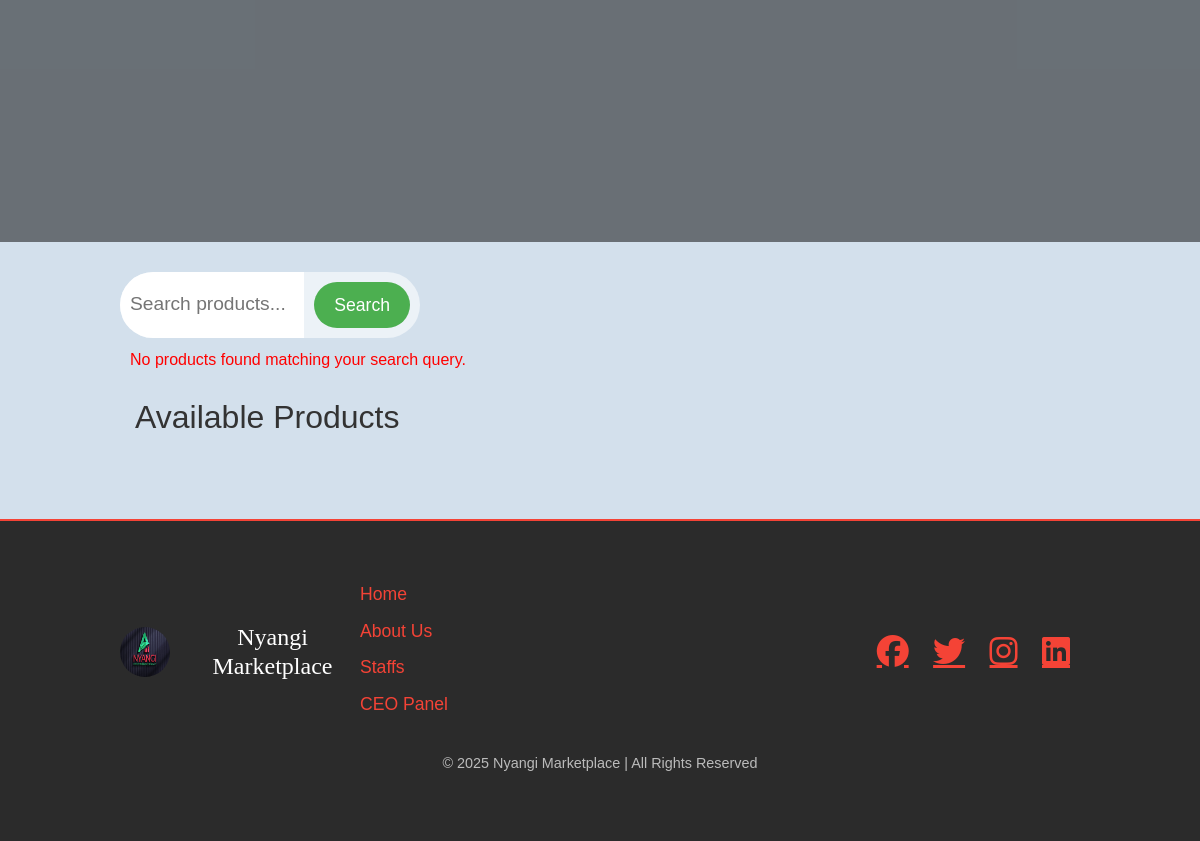
/ (lower part), run on an earlier commit of the app's database.
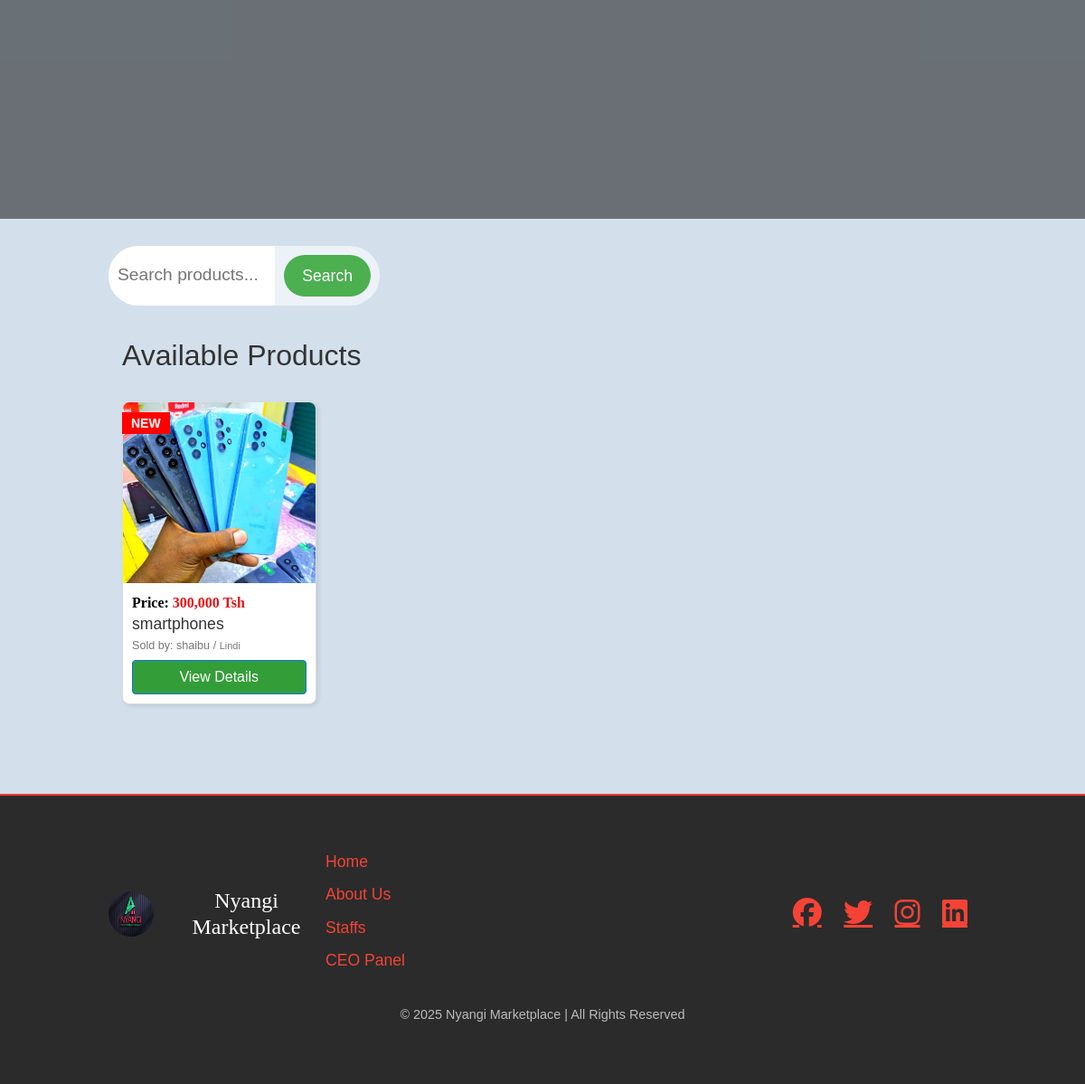
And on a later commit of the database.
### myapp/models.py (models this page shows, shortened)
class Product(models.Model):
    name = models.CharField(max_length=255)
    description = models.TextField()
    price = models.IntegerField()
    category = models.ForeignKey('Category', on_delete=models.CASCADE)
    image = models.ImageField(upload_to='products/')
    image1 = models.ImageField(upload_to='products/', null=True, blank=True, default="")  # NEW IMAGE
    image2 = models.ImageField(upload_to='products/', null=True, blank=True, default="")
    image3 = models.ImageField(upload_to='products/', null=True, blank=True, default="")
    image4 = models.ImageField(upload_to='products/', null=True, blank=True, default="")
    seller = models.ForeignKey('Seller', on_delete=models.CASCADE)
    location = models.CharField(max_length=50, choices=TANZANIA_REGIONS, default='Dar es Salaam')  # Default region
    condition = models.CharField(max_length=100, default="New", blank=True)
    dimensions = models.CharField(max_length=100, default="", blank=True)
    weight = models.CharField(max_length=50, default="", blank=True)
    material = models.CharField(max_length=100, default="", blank=True)
    color = models.CharField(max_length=50, default="", blank=True)
    warranty = models.CharField(max_length=50, default="No Warranty", blank=True)
    model = models.CharField(max_length=100, default="", blank=True)
    release_year = models.IntegerField(default="", blank=True, null=True)
    generation = models.CharField(max_length=50, default="", blank=True)
    brand = models.CharField(max_length=100, default="", blank=True)
    origin_country = models.CharField(max_length=100, default="", blank=True)
    created_at = models.DateTimeField(default=timezone.now, blank=True)
    power_consumption = models.CharField(max_length=50, default="", blank=True)
    battery_life = models.CharField(max_length=50, default="", blank=True)
    charging_time = models.CharField(max_length=50, default="", blank=True)
    connectivity = models.CharField(max_length=100, default="", blank=True)
    processor = models.CharField(max_length=100, default="", blank=True)
    storage_capacity = models.CharField(max_length=100, default="", blank=True)
    screen_size = models.CharField(max_length=50, default="", blank=True)
    resolution = models.CharField(max_length=100, default="", blank=True)
    weight_capacity = models.CharField(max_length=50, default="", blank=True)
    assembly_required = models.BooleanField(default="", blank=True, null=True)
    style = models.CharField(max_length=100, default="", blank=True)
    water_resistant = models.BooleanField(default="", blank=True, null=True)
    upholstery_material = models.CharField(max_length=100, default="", blank=True)
    size = models.CharField(max_length=50, default="", blank=True)
    gender = models.CharField(max_length=50, default="", blank=True)
    fabric_type = models.CharField(max_length=100, default="", blank=True)
    washing_instructions = models.TextField(default="", blank=True)
    shoe_type = models.CharField(max_length=100, default="", blank=True)
    closure_type = models.CharField(max_length=100, default="", blank=True)
    fuel_type = models.CharField(max_length=50, default="", blank=True)
    transmission = models.CharField(max_length=50, default="", blank=True)
    mileage = models.CharField(max_length=50, default="", blank=True)
    engine_capacity = models.CharField(max_length=50, default="", blank=True)
    top_speed = models.CharField(max_length=50, default="", blank=True)
    number_of_seats = models.IntegerField(default="", blank=True, null=True)
    expiration_date = models.DateField(null=True, blank=True)
    ingredients = models.TextField(default="", blank=True)
    calories = models.CharField(max_length=50, default="", blank=True)
    dietary_info = models.CharField(max_length=100, default="", blank=True)
    package_size = models.CharField(max_length=100, default="", blank=True)
    author = models.CharField(max_length=100, default="", blank=True)
    publisher = models.CharField(max_length=100, default="", blank=True)
    edition = models.CharField(max_length=50, default="", blank=True)
    pages = models.IntegerField(default="", blank=True, null=True)
    language = models.CharField(max_length=50, default="", blank=True)
    paper_type = models.CharField(max_length=100, default="", blank=True)
    recommended_age = models.CharField(max_length=50, default="", blank=True)
    number_of_pieces = models.IntegerField(default="", blank=True, null=True)
    safety_certifications = models.CharField(max_length=100, default="", blank=True)
    battery_required = models.BooleanField(default="", blank=True, null=True)
    interactive_features = models.CharField(max_length=100, default="", blank=True)
    skin_type = models.CharField(max_length=100, default="", blank=True)
    scent = models.CharField(max_length=100, default="", blank=True)
    application_method = models.CharField(max_length=100, default="", blank=True)
    volume = models.CharField(max_length=50, default="", blank=True)
    sport_type = models.CharField(max_length=100, default="", blank=True)
    weather_resistant = models.BooleanField(default="", blank=True, null=True)
    material_durability = models.CharField(max_length=100, default="", blank=True)
    gemstone = models.CharField(max_length=100, default="", blank=True)
    metal_type = models.CharField(max_length=100, default="", blank=True)
    weight = models.CharField(max_length=50, default="", blank=True)
    certification = models.CharField(max_length=100, default="", blank=True)

class Seller(models.Model):
    user = models.OneToOneField(User, on_delete=models.CASCADE)
    shop_name = models.CharField(max_length=255)
    product_types = models.TextField(help_text="List of product categories sold, separated by commas")
    phone = models.CharField(max_length=15, default="N/A")  # NEW FIELD with default

### myapp/views.py (the view)
# urls.py: path('', home, name='home'),
def home(request):
    products = Product.objects.all().order_by('-created_at')
    recent_products = list(products[:4])  # Get the latest four products
    categories = Category.objects.all()
    query = request.GET.get('query', '')
    if query:
        products = products.filter(name__icontains=query)
    message = "No products found matching your search query." if not products else ""
    cart_item_count = 0
    if request.user.is_authenticated:
        cart_item_count = Cart.objects.filter(user=request.user).count()
    return render(request, 'myapp/home.html', {
        'products': products,
        'recent_products': recent_products,
        'query': query,
        'message': message,
        'categories': categories,
        'cart_item_count': cart_item_count
    })

### myapp/context_processors.py (called while the page is built)
def cart_item_count(request):
    if request.user.is_authenticated:
        return {'cart_item_count': Cart.objects.filter(user=request.user).count()}
    return {'cart_item_count': 0}

### myapp/templates/myapp/home.html (shortened to what this page needs)
{% extends 'myapp/base.html' %}
{% load static %}
{% load humanize %}
{% block video %}
<div class="cover">
    <video autoplay muted loop id="background-video">
        <source src="{% static 'images/vid1.mp4' %}" type="video/mp4">
    </video>
    <div class="cover-overlay"></div>
</div>
{% endblock %}
{% block content %}
<link rel="stylesheet" href="{% static 'css/home.css' %}">
<div class="container">
    <h2>Available Products</h2>
    <div class="row">
        {% for product in products %}
        <div class="col-lg-3 col-md-4 col-sm-6 col-6 mb-4">
            {% if product in recent_products %}
            <span class="badge new-badge">New</span>
            {% endif %}
            <div class="card product-card position-relative">
                <div class="image-container">
                    <img src="{{ product.image.url }}" class="card-img-top product-image" alt="{{ product.name }}">
                </div>
                <div class="card-body">
                    <p class="price"><strong style="color: black;">Price:</strong> {{ product.price|intcomma }} Tsh</p>
                    <h5 class="card-title">{{ product.name }}</h5>
                    <p class="seller"><small>Sold by: {{ product.seller.shop_name }} / <small>{{ product.location }}</small></small></p>
                    <a href="{% url 'product_detail' product.id %}" class="btn btn-primary view-details">View Details</a>
                </div>
            </div>
        </div>
        {% endfor %}
    </div>
</div>
{% endblock %}

What changed in the data, as far as the page shows it:
added Product: shows "NEW", image (picture), price "300,000", name "smartphones", seller.shop_name "shaibu", location "Lindi"
Also different on the page:
{{ message }}: "No products found matching your search query." → (not shown)
